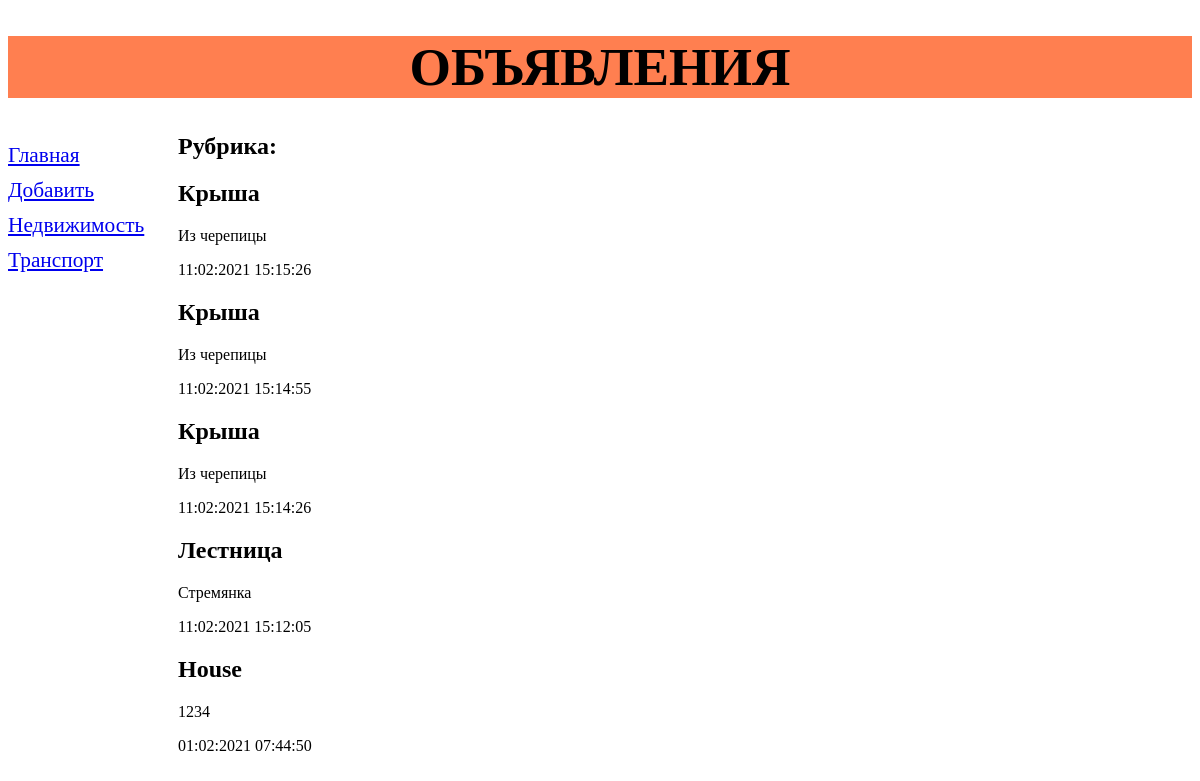
Page /bboard/1/ on the earlier database version.
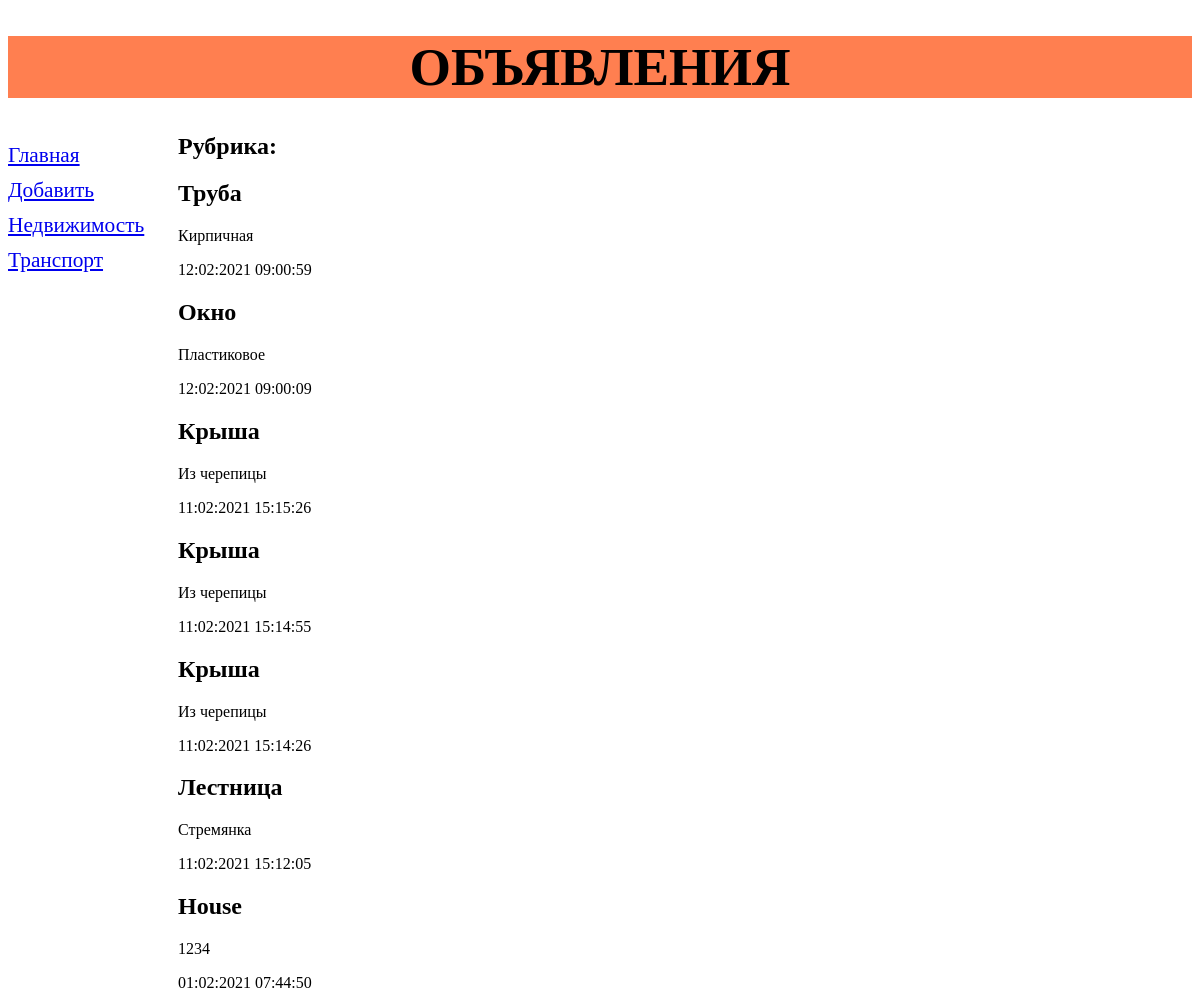
Same page on the later database version.
### bboard/models.py (models this page shows, shortened)
class Rubric(models.Model):
    rubric_name = models.CharField(max_length=20, null=True, verbose_name="Название")
    class Meta:
        verbose_name = "Категория"
        verbose_name_plural = "Категории"
        ordering = ["rubric_name"]

class Bb(models.Model):
    title = models.CharField(max_length=30, verbose_name="Название")
    description = models.TextField(null=True, blank=True, verbose_name="Описание")
    price = models.FloatField(null=True, blank=True, verbose_name="Цена")
    was_published = models.DateTimeField(auto_now_add=True, db_index=True, verbose_name="Опубликовано")
    rubric = models.ForeignKey("Rubric", on_delete=models.PROTECT, null=True, verbose_name="Категория")
    class Meta:
        verbose_name = "Товар"
        verbose_name_plural = "Товары"
        ordering = ["-was_published"]

### bboard/views.py (the view)
# urls.py: path("<int:rubric_id>/", by_rubric, name="by_rubric"),
def by_rubric(request, rubric_id):
    bbs = Bb.objects.filter(rubric=rubric_id)
    rubrics = Rubric.objects.all()
    current_rubric = Rubric.objects.get(pk=rubric_id)
    context = {"bbs": bbs, "rubrics": rubrics, "current_rubric": current_rubric}
    return render(request, "bboard/by_rubrick.html", context)

### templates/bboard/by_rubrick.html (shortened to what this page needs)
{% extends "bboard/base.html" %}
    {% block content %}
    <h2>Рубрика: {{ current_rubric.name }}</h2>
    {% for bb in bbs %}
    <div>
        <h2>{{ bb.title }}</h2>
        <p>{{ bb.description }}</p>
        <p>{{ bb.was_published|date:"d:m:Y H:i:s" }}</p>
    </div>
    {% endfor %}
    {% endblock %}

### templates/bboard/base.html (shortened to what this page needs)
{% load static %}
<!DOCTYPE html>
<html lang="en">
<head>
    <link rel="stylesheet" type="text/css" href="{% static "bboard/style.css" %}"/>
</head>
<body>
<header><h1>Объявления</h1></header>
<nav>
    <a href="{% url "index" %}">Главная</a>
    <a href="{% url "add" %}">Добавить</a>
    {% for rubric in rubrics %}
    <a href="{% url "by_rubric" rubric.pk %}">{{ rubric.rubric_name }}</a>
    {% endfor %}
</nav>
<section>
    {% block content %}
    {% endblock %}
</section>
</body>
</html>

Differences in the rows shown:
added Bb: title "Труба", description "Кирпичная", was_published "12:02:2021 09:00:59"
added Bb: title "Окно", description "Пластиковое", was_published "12:02:2021 09:00:09"
